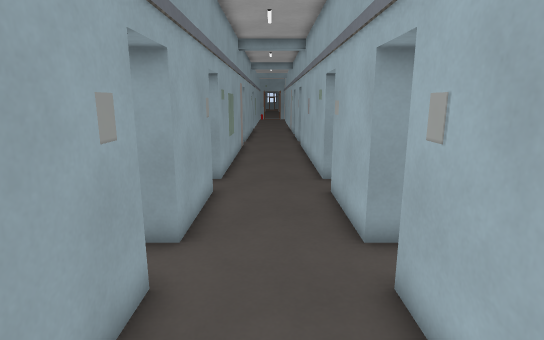
view 1 (above)

18 first-person views from a walk through a Godot game level. The camera is 1.5 m above the floor, tilts 12° down and sees 80° across. The floor is counted in squares, 0.5 m on a side. Each view is taken from the middle of a square. On the plan, view 1 faces up. The plan holds only what a view shows up to about 20 squares ahead; the rest is blank. The place goes on beyond the plan. Door leaves are left out where a doorway can be walked through. Some surface patterns are stand-ins.

view 2
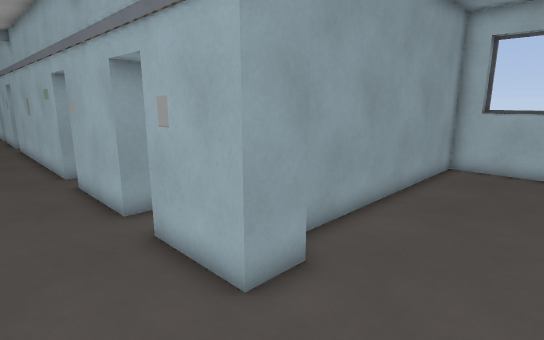

view 3
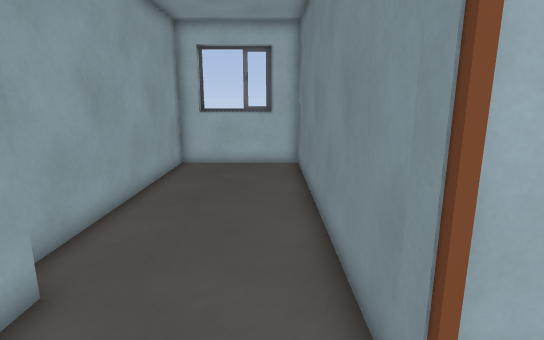

view 4
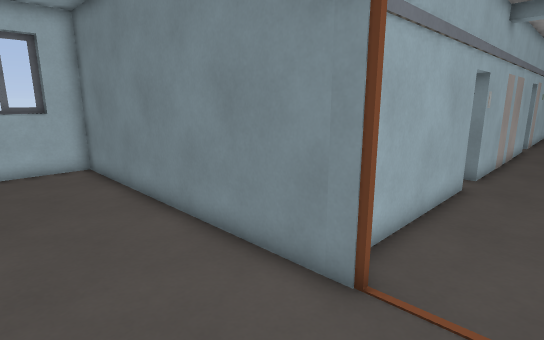

view 5
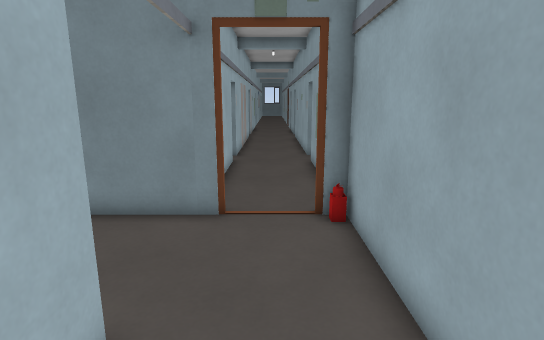

view 6
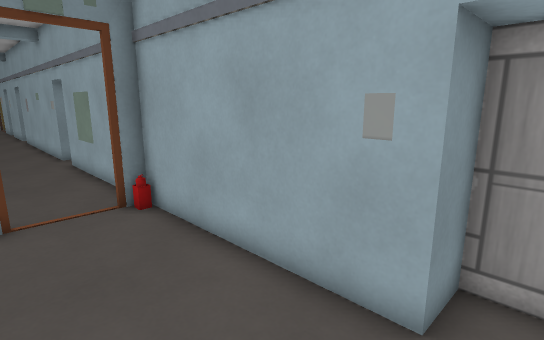

view 7
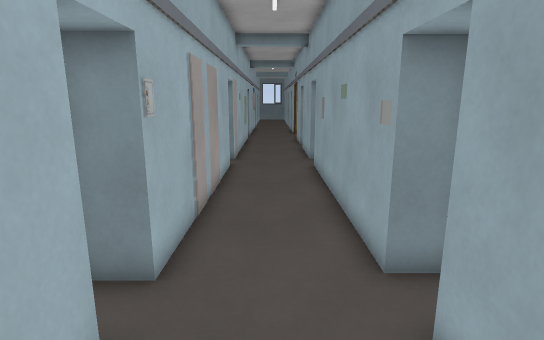

view 8
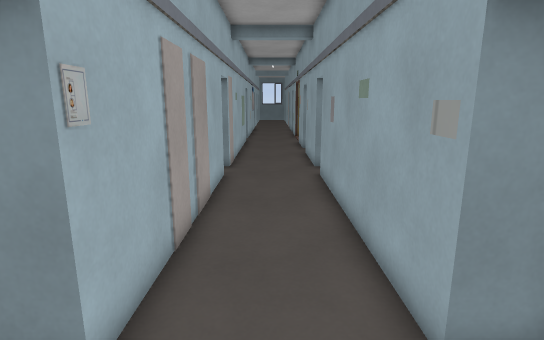

view 9
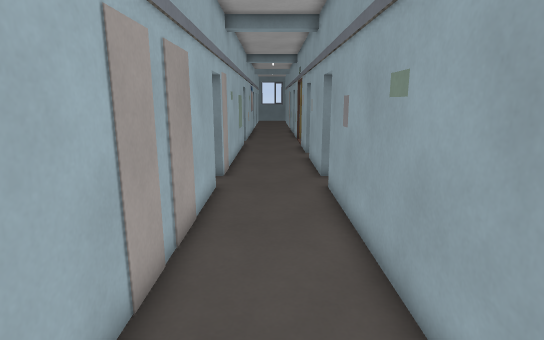

view 10
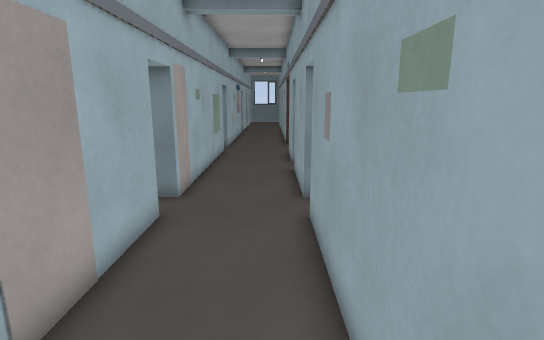

view 11
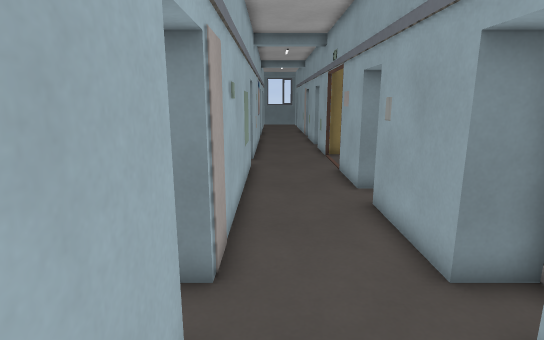

view 12
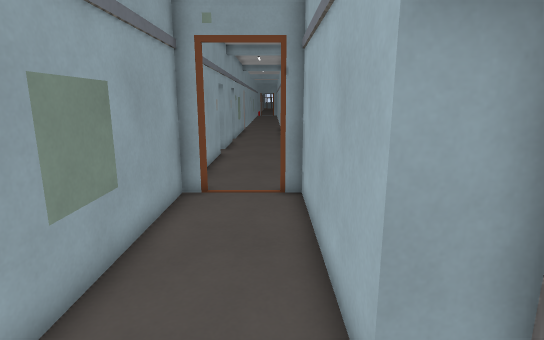

view 13
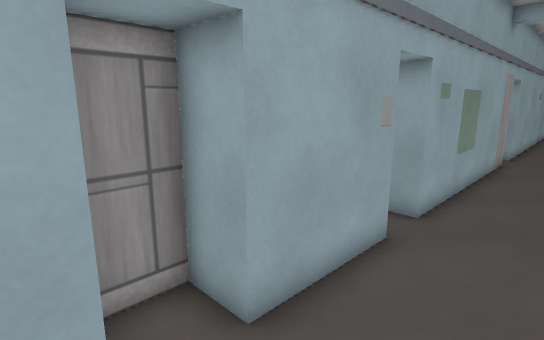

view 14
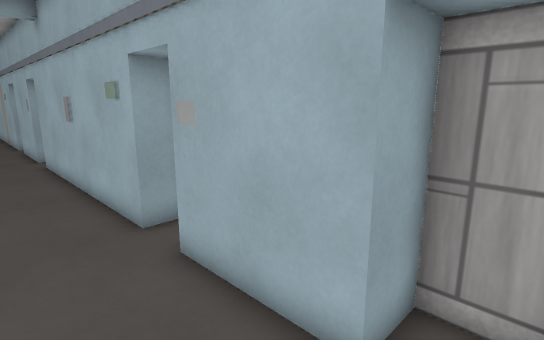

view 15
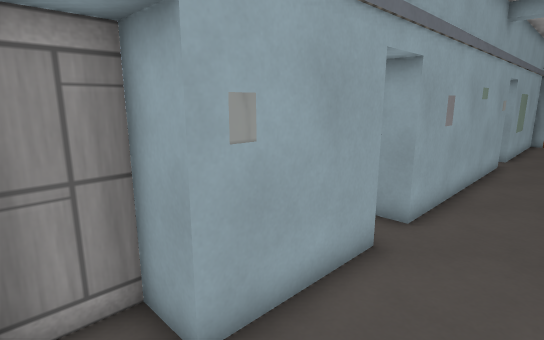

view 16
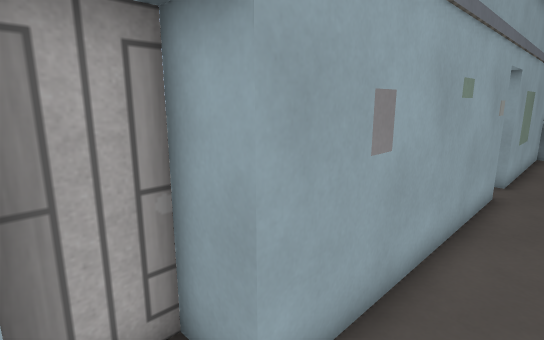

view 17
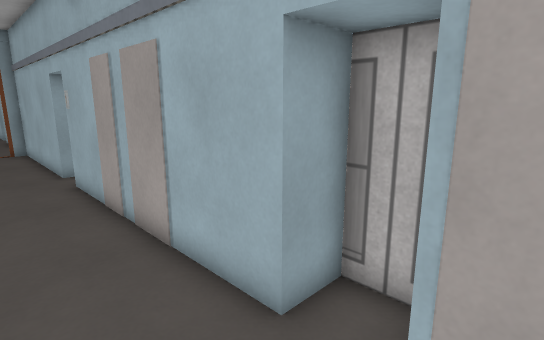

view 18
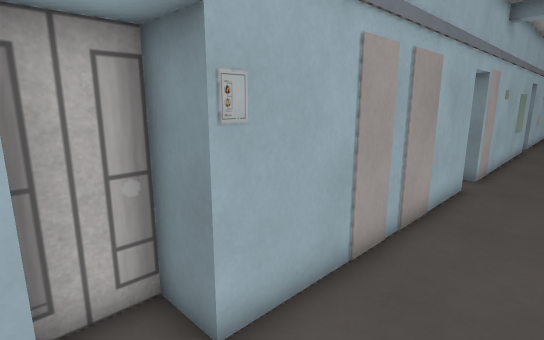

### Floor plan
Points are (right, up) in squares from view 1. A wall is a line through its corners. A room is listed if a view was taken in it or the views show most of it. See-through windows are left out.
Room 1 (views 1, 2, 3, 4)
walls: (3.6, 1.6) (2, 1.6); (1.3, -3.3) (14.8, -3.3) (14.8, 2.5) (4.5, 2.5); (-2, 2.6) (-2, -3.6); (-2.1, -3.3) (-1.1, -3.3); (15.3, -2) (15.3, 1.6)
ways out: open door at (0, 2.5) to room 2; open door at (0, -3.5) to room 3
Room 2 (views 5, 6, 13, 14)
walls: (-2, 10.7) (-2, 6.5) (-3.5, 6.5) (-3.5, 4.8) (-2, 4.8) (-2, 2.6); (3.5, 5) (3.5, 6.5) (2, 6.5) (2, 10.8); (2, 12.4) (2, 14); (-2, 14) (-2, 12.4); (2, 1.6) (2, 4.9)
ways out: open door at (0, 2.5) to room 1; open door at (0, 14)
Room 3 (views 7, 8, 9, 10, 11, 12, 15, 16, 17, 18)
walls: (-2, -13.3) (-2, -23.2) (-3.5, -23.2) (-3.5, -25) (-2, -25) (-2, -29.3) (-3.5, -29.3) (-3.5, -31); (3.5, -24.5) (3.5, -23.2) (2, -23.2) (2, -13) (3.5, -13) (3.5, -11.3) (2, -11.3) (2, -3.5) (1.2, -3.5); (-2.6, -31) (-2, -31) (-2, -31.5); (2, -31.5) (2, -25) (2.8, -25); (-2, -3.6) (-2, -11.5); (-1.1, -3.5) (-2, -3.5)
ways out: open door at (0, -3.5) to room 1

Positions as (right, up) in squares from view 1, and headings:
1: (0, 0), facing up
2: (-1, -2), facing up-right
3: (-1, -2), facing right
4: (-1, 1), facing down-right
5: (0, 5), facing down
6: (2, 6), facing down-left
7: (0, -8), facing down
8: (0, -10), facing down
9: (0, -12), facing down
10: (-1, -15), facing down
11: (1, -20), facing down
12: (1, -14), facing up
13: (1, 4), facing up-left
14: (-1, 5), facing up-right
15: (1, -31), facing up-left
16: (0, -25), facing up-left
17: (-1, -26), facing up-right
18: (-1, -11), facing down-right
